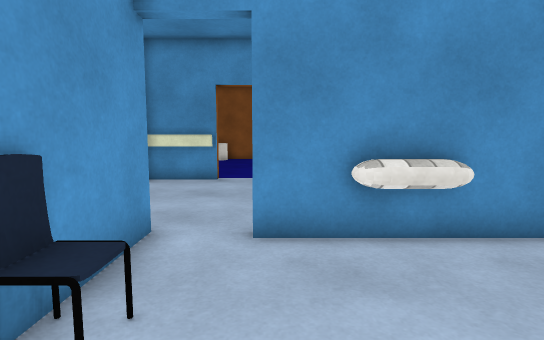
View 1 (above)

20 first-person views from a walk through a Unity game level. The camera is 1.2 m above the floor, tilts 6° down and sees 80° across. The floor is counted in squares, 0.64 m on a side. Each view is taken from the middle of a square. On the plan, view 1 faces up. The plan holds only what a view shows up to about 17 squares ahead; the rest is blank. The place goes on beyond the plan. The player character is not drawn. Door leaves are left out, so doorways stand open. Some surface patterns are stand-ins.

View 2
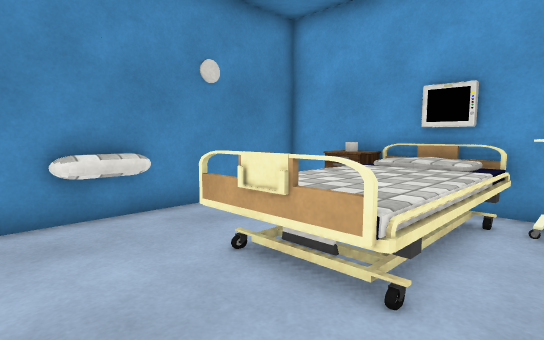

View 3
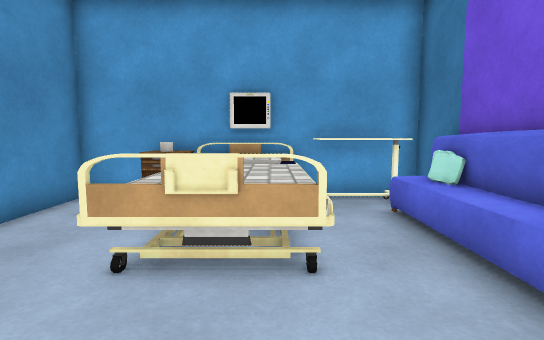

View 4
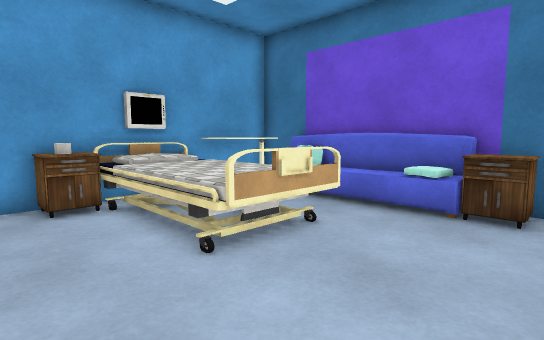

View 5
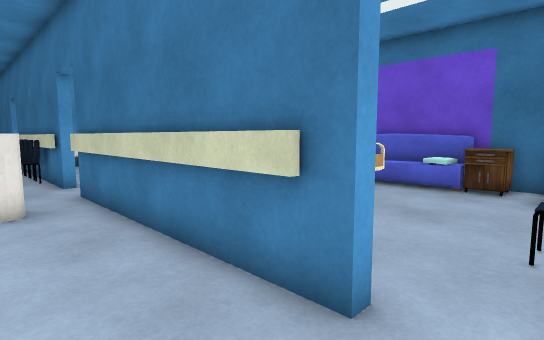

View 6
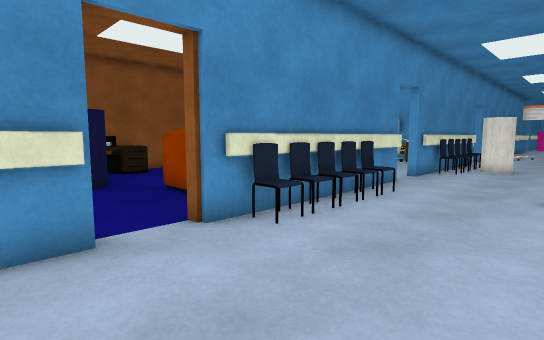

View 7
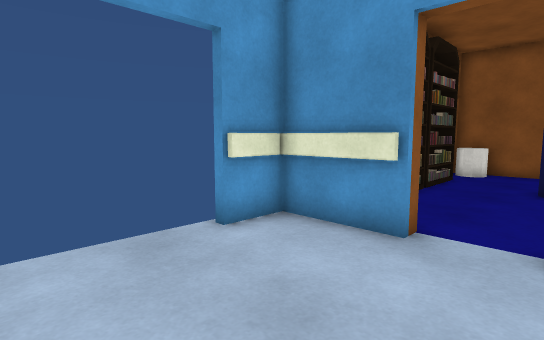

View 8
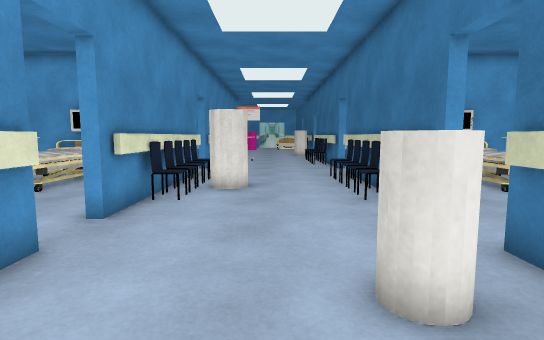

View 9
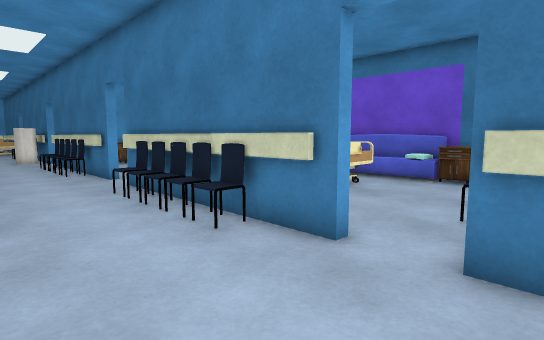

View 10
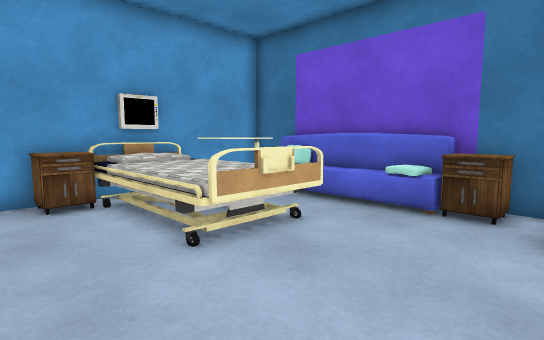

View 11
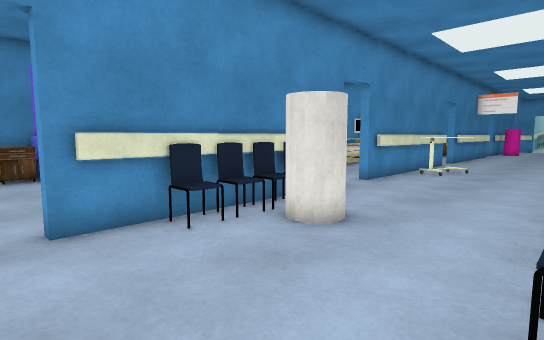

View 12
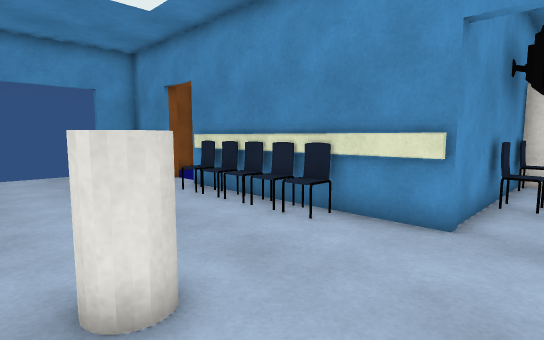

View 13
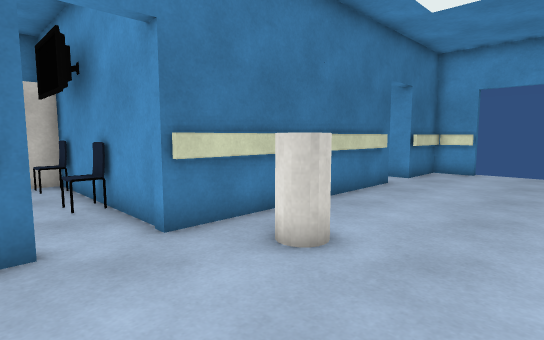

View 14
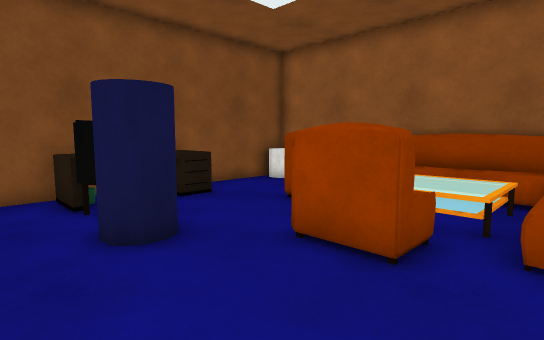

View 15
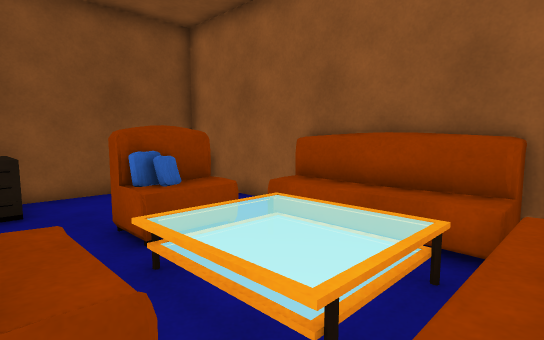

View 16
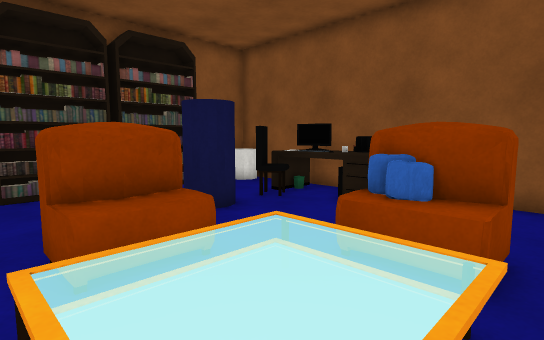

View 17
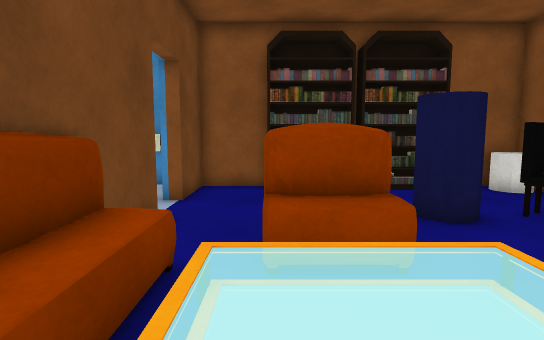

View 18
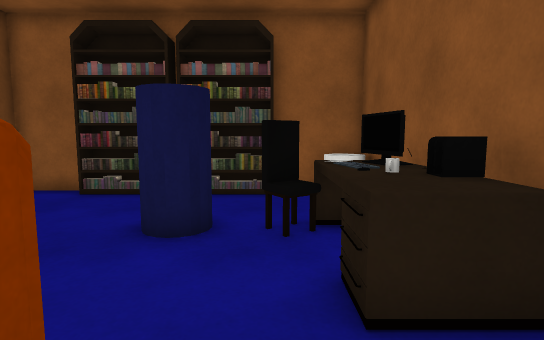

View 19
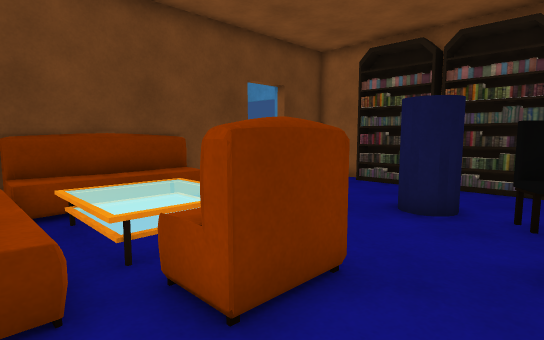

View 20
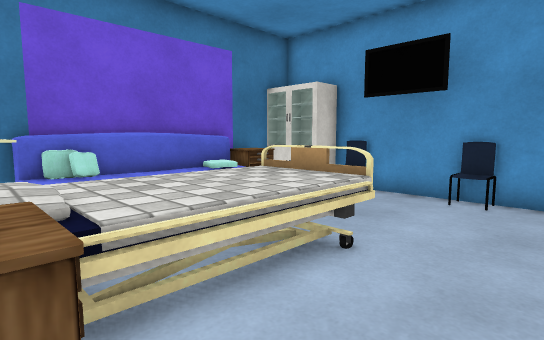

### Floor plan
Points are (right, up) in squares from view 1. A wall is a line through its corners. A room is listed if a view was taken in it or the views show most of it. See-through windows are left out.
Room 1 (views 1, 2, 3, 4, 10, 20)
walls: (8.7, 1.4) (8.7, 2.6); (8.7, -0.5) (8.7, 0.6); (8.9, -0.6) (8.9, 5.8) (-0.4, 5.8); (8.7, 3.4) (8.7, 5.8); (9.1, 6.4) (9.1, -2.1); (10.8, -4.4) (15.4, -4.4); (6.5, -4.4) (8.7, -4.4) (8.7, -1.4); (18.4, -4.4) (20.3, -4.4); (-0.9, -4.4) (3.5, -4.4); (20.3, -1.5) (20.3, -0.4); (20.3, 3.5) (20.3, 4.2); (-2.4, 6.4) (-2.4, -0.5)
low walls: (2.9, 5.1) (1.7, 5.1)
ways out: open door at (-1.5, 6) to room 2; open door at (10.5, 6) to room 2
objects: cabinet (-2, -4) to (-1, -2); chair (-2, -1); chair (-2, 3); nightstand (0, -4) to (1, -3); sofa (2, -4) to (7, -3); bed (3, -1) to (8, 2); other object (7, -3) to (8, -2); nightstand (8, 2); cylinder (8, 3); nightstand (8, 4); chair (9, -1); chair (9, 3); cabinet (10, -4) to (10, -2); nightstand (11, -4) to (12, -3); sofa (13, -4) to (18, -3); bed (14, -1) to (20, 2); chair (17, 6) to (17, 7); other object (19, -3) to (20, -2); nightstand (19, 2) to (20, 4); monitor (20, 1)
Room 2 (views 5, 6, 7, 8, 9, 11, 12, 13, 14, 15, 16, 17, 18, 19)
walls: (9.1, 13.6) (6.4, 13.6); (9.1, 13.8) (6.4, 13.8); (6.5, 14.4) (7.2, 14.4); (8.7, 15.5) (8.7, 26) (-5, 26) (-5, 23); (2.6, 13.6) (0.2, 13.6); (2.6, 13.8) (-0.4, 13.8) (-0.4, 14.4) (2.6, 14.4); (13.5, 13.8) (11.2, 13.8); (11.2, 6.2) (13.5, 6.2); (11.6, 6.4) (20.4, 6.4); (16.5, 13.8) (14.4, 13.8); (14.4, 6.2) (16.5, 6.2); (0.2, 6.4) (9.1, 6.4); (-2.2, 13.8) (-5.4, 13.8); (-0.4, 6.2) (9.2, 6.2); (17.4, 6.2) (20.6, 6.2); (20, 13.8) (17.4, 13.8); (20.2, 13.6) (11.6, 13.6); (20.6, 13.8) (20.1, 13.8); (-5.4, 13.6) (-5.4, 12); (-5, 16.9) (-5, 14.4) (-2.4, 14.4) (-2.4, 13.6) (-5.2, 13.6) (-5.2, 12); (-5.2, 8) (-5.2, 6.4) (-2.4, 6.4); (0.3, 25) (-0.4, 24.8); (-5.4, 8.1) (-5.4, 6.4); (-5.4, 6.2) (-2.4, 6.2); (22.6, 6.2) (26.4, 6.2); (23.1, 6.4) (27.5, 6.4); (27.5, 13.8) (22.6, 13.8); (27.6, 13.6) (23.1, 13.6)
ways out: open door at (-1.5, 6) to room 1; open door at (10.5, 6) to room 1; open door at (-5, 10); open door at (-1.8, 15); open door at (10.5, 14); open door at (21.5, 6); open door at (21.5, 14)
objects: bookshelf (-5, 17) to (-4, 20); bookshelf (-5, 21) to (-4, 23); cylinder (-4, 25); cylinder (-1, 20) to (0, 22); other object (-1, 23) to (0, 24); desk (-1, 25); keyboard (0, 24) to (1, 25); chair (1, 13); sofa (1, 17) to (3, 19); desk (2, 24) to (3, 25); cup (2, 25); chair (3, 13) to (3, 14); sofa (3, 14) to (7, 15); chair (4, 13) to (4, 14); sofa (4, 20) to (6, 22); chair (5, 13); chair (6, 13) to (6, 14); cylinder (7, 8) to (8, 9); cylinder (7, 25) to (8, 25); sofa (8, 16) to (8, 20); chair (14, 6) to (14, 7); chair (14, 13) to (14, 14); chair (15, 7); cylinder (15, 11) to (16, 12); chair (15, 13); chair (16, 7); chair (16, 13); chair (17, 13) to (17, 14); other object (18, 13); chair (19, 7); chair (25, 7); other object (26, 11) to (28, 13); other object (27, 6) to (27, 7); other object (28, 7)

Where each view was taken, in squares from view 1:
view 1: 0 up, 0 right, facing up
view 2: 2 down, 0 right, facing up-right
view 3: 0 up, 1 left, facing right
view 4: 5 up, 1 left, facing down-right
view 5: 9 up, 2 left, facing down-right
view 6: 8 up, 4 left, facing up-right
view 7: 8 up, 0 right, facing up-left
view 8: 10 up, 4 right, facing right
view 9: 11 up, 8 right, facing down-right
view 10: 5 up, 10 right, facing down-right
view 11: 7 up, 10 right, facing up-right
view 12: 7 up, 11 right, facing up-left
view 13: 12 up, 12 right, facing down-left
view 14: 15 up, 3 left, facing up-right
view 15: 15 up, 2 right, facing up-right
view 16: 16 up, 7 right, facing up-left
view 17: 17 up, 7 right, facing left
view 18: 23 up, 6 right, facing left
view 19: 24 up, 8 right, facing down-left
view 20: 5 up, 8 right, facing down-left
